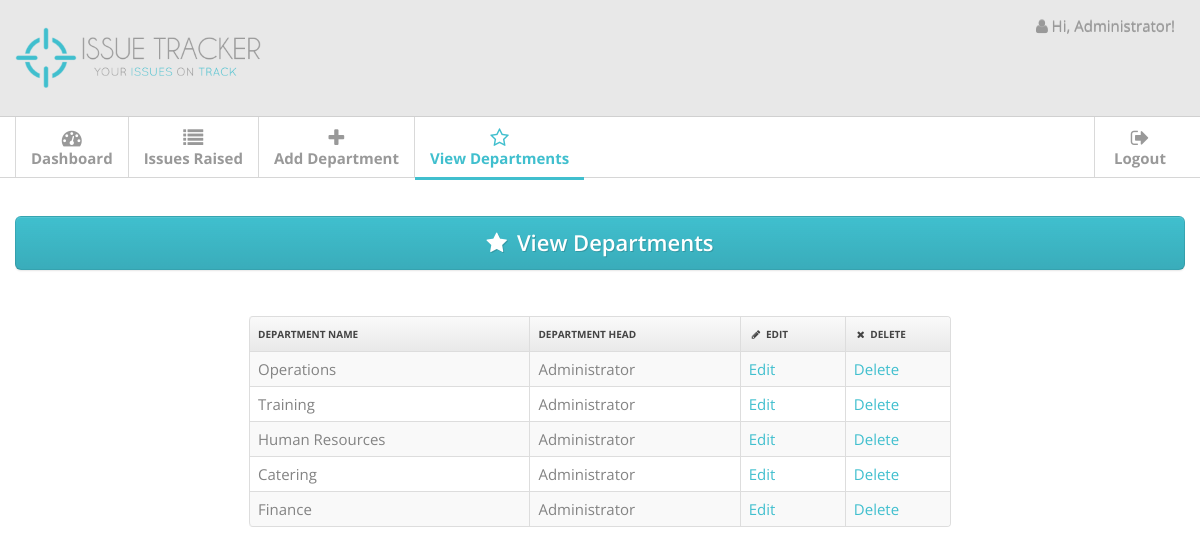
Screenshot of /departments/view (signed in) with the database file from the repository.
### app/models.py (models this page shows, shortened)
class User(UserMixin, db.Model):
    __tablename__ = 'users'
    id = db.Column(db.Integer, primary_key=True)
    fullname = db.Column(db.String(50))
    username = db.Column(db.String(50), unique=True, index=True)
    email = db.Column(db.String(100), unique=True)
    password_hash = db.Column(db.String(128))
    is_admin = db.Column(db.Boolean, default=False)
    @property
    def password(self):
        '''prevents access to password
        property
        '''
        raise AttributeError('password is not a readable attribute.')

class Department(db.Model):
    __tablename__ = 'departments'
    id = db.Column(db.Integer, primary_key=True)
    name = db.Column(db.String(120), unique=True)
    user_id = db.Column(db.Integer, db.ForeignKey('users.id'))
    dept_admin = db.relationship('User',
                                backref=db.backref('users', lazy='dynamic'))

### app/admin/views.py (the view)
@admin.route('/view')
@login_required
def view():
	departments = Department.query.all()
	return render_template('admin/view.html', departments=departments, title="View Departments")

### app/models.py (called while the page is built)
@login_manager.user_loader
def load_user(user_id):
    return User.query.get(int(user_id))

### app/templates/admin/view.html (shortened to what this page needs)
{% extends "base.html" %}
{% block content %}
{% import "bootstrap/wtf.html" as wtf %}
{% import "bootstrap/utils.html" as utils %}
<div class="main">
  <div class="main-inner">
      <div class="container">
      <div class="row">
      <div class="span12">
        <div class="widget widget-plain">
          <div class="widget-content">
            <a class="btn btn-large btn-primary btn-support-ask"> <i class="icon-star" style="margin-right: 10px"></i>{{ title }}</a>
          </div>
        </div>
      </div>
     </div>
            {% if departments %}
              <table class="table table-striped table-bordered" style="width:60%; margin:0 auto;">
                <thead>
                  <tr>
                    <th width="40%"> Department Name</th>
                    <th width="30%"> Department Head </th>
                    <th width="15%"> <i class="btn-icon-only icon-pencil"></i> Edit </th>
                    <th width="15%"> <i class="btn-icon-only icon-remove"></i> Delete </th>
                  </tr>
                </thead>
                <tbody>
                {% for department in departments %}
                  <tr>
                    <td> {{ department.name }} </td>
                    <td> {{ department.dept_admin.fullname }} </td>
                    <td> <a href="{{ url_for('admin.edit', id=department.id) }}"> Edit </a></td>
                    <td> <a href="{{ url_for('admin.delete', id=department.id) }}"> Delete </i></a></td>
                  </tr>
                {% endfor %}
                </tbody>
              </table>
              {% else %}
              <div style="text-align: center">
                <h3> You have no departments. Click below to add one:</h3>
                <a href="{{ url_for('admin.add') }}"><button class="button btn btn-primary" style = "margin:0 auto; float: none; margin-top: 20px" >Add Department</button><a>
              </div>
              {% endif %}
            </div>
        </div>
        </div>
{% endblock %}

### app/templates/base.html (shortened to what this page needs)
<!DOCTYPE html>
<html lang="en">
<head>
<link href="{{ url_for('static', filename='css/bootstrap.min.css') }}" rel="stylesheet">
<link href="{{ url_for('static', filename='css/bootstrap-responsive.min.css') }}" rel="stylesheet">
<link href="{{ url_for('static', filename='css/font-awesome.css') }}" rel="stylesheet">
<link href="{{ url_for('static', filename='css/style.css') }}" rel="stylesheet">
<link href="{{ url_for('static', filename='css/pages/dashboard.css') }}" rel="stylesheet">
<link href="{{ url_for('static', filename='css/pages/signin.css') }}" rel="stylesheet">
<link href="{{ url_for('static', filename='css/pages/faq.css') }}" rel="stylesheet">
</head>
<body>
<div class="navbar navbar-fixed-top">
  <div class="navbar-inner">
    <div class="container"> <a class="brand" href="{{ url_for('main.welcome') }}"><img src="{{ url_for('static', filename='img/logo-transp.png') }}" width="250px"></a>
      <div class="nav-collapse">
        <ul class="nav pull-right">
          <li class="dropdown">
            <a href="#" class="dropdown-toggle" data-toggle="dropdown">
              {% if current_user.is_authenticated %}
                <i class="icon-user"></i>  Hi, {{ current_user.fullname }}!
              {% else %}
                Welcome to Issue Tracker!
              {% endif %}
            </a>
          </li>
        </ul>
      </div>
    </div>
  </div>
</div>
<div class="subnavbar">
  <div class="subnavbar-inner">
    <div class="container">
      {% if current_user.is_authenticated %}
        <ul class="mainnav">
          {% if current_user.is_admin == True %}
          <li {%- if request.path == "/admin/dashboard" %} class="active" {% endif %}>
            <a href="{{ url_for('main.admin_dashboard') }}"><i class="icon-dashboard"></i><span>Dashboard</span> </a>
          </li>
          <li {%- if request.path == "/issues/admin/view" %} class="active" {% endif %}>
            <a href="{{ url_for('issues.admin_view') }}"><i class="icon-list"></i><span>Issues Raised</span> </a>
          </li>
          <li {%- if request.path == "/departments/add" %} class="active" {% endif %}>
            <a href="{{ url_for('admin.add') }}"><i class="icon-plus"></i><span>Add Department</span> </a>
          </li>
          <li {%- if request.path == "/departments/view" %} class="active" {% endif %}>
            <a href="{{ url_for('admin.view') }}"><i class="icon-star-empty"></i><span>View Departments</span> </a>
          </li>
          {% endif %}
        </ul>
      {% endif %}
      <ul class="mainnav pull-right">
      {% if current_user.is_authenticated %}
        <li>
          <a href="{{ url_for('auth.logout') }}"><i class="icon-signout"></i><span>Logout</span> </a>
        </li>
      {% endif %}
      </ul>
    </div>
  </div>
</div>
{% block content %}
{% endblock %}
</body>
</html>

### app/static/css/style.css (style rules this page uses)
body { background: #f9f6f1; font: 15px/1.7em 'Open Sans'; }
.btn-icon-only { padding-right: 3px; padding-left: 3px; }
.table td { vertical-align: middle; }
.table-bordered th { background: #E9E9E9; background:-moz-linear-gradient(top, #FAFAFA 0%, #E9E9E9 100%); background:-webkit-gradient(linear, left top, left bottom, color-stop(0%,#FAFAFA), color-stop(100%,#E9E9E9)); background:-webkit-linear-gradient(top, #FAFAFA 0%,#E9E9E9 100%); background:-o-linear-gradient(top, #FAFAFA 0%,#E9E9E9 100%); background:-ms-linear-gradient(top, #FAFAFA 0%,#E9E9E9 100%); background:linear-gradient(top, #FAFAFA 0%,#E9E9E9 100%); filter: progid:DXImageTransform.Microsoft.gradient(startColorstr='#FAFAFA', endColorstr='#E9E9E9'); -ms-filter: "progid:DXImageTransform.Microsoft.gradient(startColorstr='#FAFAFA', endColorstr='#E9E9E9')"; font-size: 10px; color: #444; text-transform: uppercase; }
.navbar .container { position: relative; }
.navbar-inner { padding: 7px 0; background: #E8E8E8 !important; -moz-border-radius: 0; -webkit-border-radius: 0; border-radius: 0; }
.navbar-fixed-top { position: static; }
.navbar .nav a { font-size: 15px; }
.navbar .nav>li>a { color:#999999 !important; }
.navbar .brand { font-weight: 600; position: relative; top: 2px; }
.subnavbar { margin-bottom: 2.5em; }
.subnavbar-inner { height: 60px; background: #fff; border-bottom: 1px solid #d6d6d6; }
.subnavbar .container > ul { display: inline-block; height: 80px; padding: 0; margin: 0; }
.subnavbar .container > ul > li { float: left; min-width: 90px; height: 60px; padding: 0; margin: 0; text-align: center; list-style: none; border-left: 1px solid #d9d9d9; }
.subnavbar .container > ul > li > a { display: block; height: 100%; padding: 0 15px; font-size: 15px; font-weight: bold; color: #999; }
.subnavbar .container > ul > li > a > i { display: inline-block; width: 24px; height: 24px; margin-top: 11px; margin-bottom: -3px; font-size: 20px; }
.subnavbar .container > ul > li > a > span { display: block; }
.subnavbar .container > ul > li.active > a { border-bottom:3px solid #40BFCE; color: #40BFCE; }
.main { padding-bottom: 2em; }
.widget { position: relative; clear: both; width: auto; margin-bottom: 2em; overflow: hidden; }
.widget-content { padding: 20px 15px 15px; background: #FFF; border: 1px solid #D5D5D5; -moz-border-radius: 5px; -webkit-border-radius: 5px; border-radius: 5px; }
.widget-content:before, .widget-content:after { content:""; display:table; }
.widget-content:after { clear:both; }
.widget-content { zoom:1; }
.widget-plain { background: transparent; border: none; }
.widget-plain .widget-content { padding: 0; background: transparent; border: none; }

### app/static/css/pages/signin.css (style rules this page uses)
body { background: url(../../img/body-bg.png); color:#838383; font: 15px/1.7em 'Open Sans'; }

### app/static/css/pages/faq.css (style rules this page uses)
.btn-support-ask { display: block; font-size: 22px; padding: 14px 0; font-weight: 600; margin-bottom: .75em; }

### rows the page displays
User: fullname "Administrator"
Department: name "Operations", dept_admin.fullname "Administrator"
Department: name "Training", dept_admin.fullname "Administrator"
Department: name "Human Resources", dept_admin.fullname "Administrator"
Department: name "Catering", dept_admin.fullname "Administrator"
Department: name "Finance", dept_admin.fullname "Administrator"

### other values shown
{{ title }} "View Departments"
